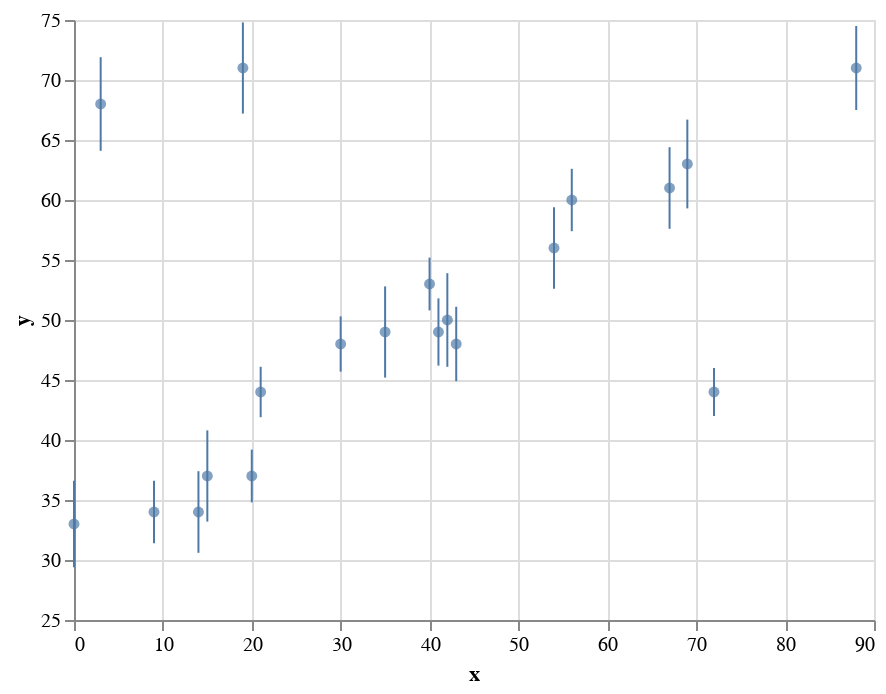

Notebook code cell kept with this figure:
### Code cell
error_bars = (
    altair.Chart(df_obs)
    .mark_errorbar(color=BLUE)
    .encode(altair.X("x"), altair.Y("y"), altair.YError("err"))
)
points = (
    altair.Chart(df_obs)
    .mark_circle(color=BLUE)
    .encode(x=altair.X("x"), y=altair.Y("y", scale=altair.Scale(zero=False)))
)
points + error_bars

### Figure 1 — Vega-Lite specification as saved in the notebook (floating-point values rounded to 4 significant figures)
{"config": {"view": {"continuousWidth": 400, "continuousHeight": 300}}, "layer": [{"mark": {"type": "circle", "color": "#4e79a7"}, "encoding": {"x": {"field": "x", "type": "quantitative"}, "y": {"field": "y", "scale": {"zero": false}, "type": "quantitative"}}}, {"mark": {"type": "errorbar", "color": "#4e79a7"}, "encoding": {"x": {"field": "x", "type": "quantitative"}, "y": {"field": "y", "type": "quantitative"}, "yError": {"field": "err"}}}], "data": {"name": "data-f3d943561f3e17e4f3ee5f1e4a597fcc"}, "$schema": "https://vega.github.io/schema/vega-lite/v4.17.0.json", "datasets": {"data-f3d943561f3e17e4f3ee5f1e4a597fcc": [{"x": 0.0, "y": 33.0, "err": 3.6}, {"x": 3.0, "y": 68.0, "err": 3.9}, {"x": 9.0, "y": 34.0, "err": 2.6}, {"x": 14.0, "y": 34.0, "err": 3.4}, {"x": 15.0, "y": 37.0, "err": 3.8}, {"x": 19.0, "y": 71.0, "err": 3.8}, {"x": 20.0, "y": 37.0, "err": 2.2}, {"x": 21.0, "y": 44.0, "err": 2.1}, {"x": 30.0, "y": 48.0, "err": 2.3}, {"x": 35.0, "y": 49.0, "err": 3.8}, {"x": 40.0, "y": 53.0, "err": 2.2}, {"x": 41.0, "y": 49.0, "err": 2.8}, {"x": 42.0, "y": 50.0, "err": 3.9}, {"x": 43.0, "y": 48.0, "err": 3.1}, {"x": 54.0, "y": 56.0, "err": 3.4}, {"x": 56.0, "y": 60.0, "err": 2.6}, {"x": 67.0, "y": 61.0, "err": 3.4}, {"x": 69.0, "y": 63.0, "err": 3.7}, {"x": 72.0, "y": 44.0, "err": 2.0}, {"x": 88.0, "y": 71.0, "err": 3.5}]}}
